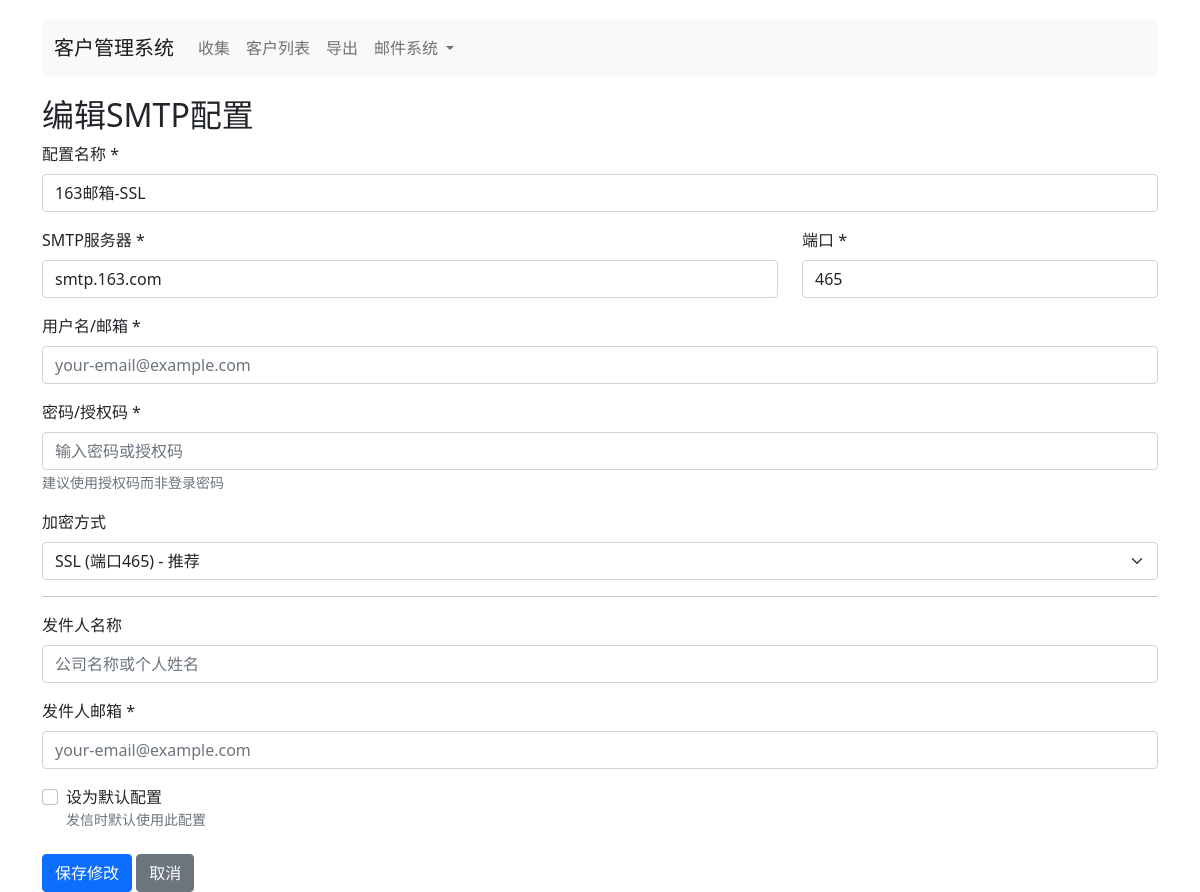
The app's page /smtp/7/edit with its own data.
### tables this page shows
CREATE TABLE smtp_settings (
            id INTEGER PRIMARY KEY AUTOINCREMENT,
            name TEXT NOT NULL,
            smtp_host TEXT NOT NULL,
            smtp_port INTEGER DEFAULT 587,
            smtp_user TEXT NOT NULL,
            smtp_password TEXT NOT NULL,
            use_tls INTEGER DEFAULT 1,
            sender_name TEXT,
            sender_email TEXT NOT NULL,
            is_default INTEGER DEFAULT 0,
            created_at TIMESTAMP DEFAULT CURRENT_TIMESTAMP
        );

### app/routes/smtp.py (the view, shortened to what this page needs)
@bp.route('/<int:id>/edit', methods=('GET', 'POST'))
def edit(id):
    conn = get_db_connection()
    config = conn.execute('SELECT * FROM smtp_settings WHERE id = ?', (id,)).fetchone()
    if not config:
        conn.close()
        flash('配置不存在', 'error')
        return redirect(url_for('smtp.index'))
    conn.close()
    return render_template('smtp/form.html', config=config)

### app/__init__.py (called while the page is built)
def get_db_connection():
    db_path = Config.DATABASE_PATH
    os.makedirs(os.path.dirname(db_path), exist_ok=True)
    conn = sqlite3.connect(db_path)
    conn.row_factory = sqlite3.Row
    return conn

### app/templates/smtp/form.html (shortened to what this page needs)
{% extends "base.html" %}
{% block content %}
<h2>{{ '编辑' if config else '添加' }}SMTP配置</h2>
<form method="post">
    <div class="mb-3">
        <label for="name" class="form-label">配置名称 *</label>
        <input type="text" class="form-control" id="name" name="name" value="{{ config.name if config else '' }}" required maxlength="50" placeholder="例如：公司邮箱">
    </div>
    <div class="row mb-3">
        <div class="col-md-8">
            <label for="smtp_host" class="form-label">SMTP服务器 *</label>
            <input type="text" class="form-control" id="smtp_host" name="smtp_host" value="{{ config.smtp_host if config else '' }}" required placeholder="smtp.example.com">
        </div>
        <div class="col-md-4">
            <label for="smtp_port" class="form-label">端口 *</label>
            <input type="number" class="form-control" id="smtp_port" name="smtp_port" value="{{ config.smtp_port if config else 587 }}" required min="1" max="65535">
        </div>
    </div>
    <div class="mb-3">
        <label for="smtp_user" class="form-label">用户名/邮箱 *</label>
        <input type="email" class="form-control" id="smtp_user" name="smtp_user" value="{{ config.smtp_user if config else '' }}" required placeholder="your-email@example.com">
    </div>
    <div class="mb-3">
        <label for="smtp_password" class="form-label">密码/授权码 *</label>
        <input type="password" class="form-control" id="smtp_password" name="smtp_password" value="{{ config.smtp_password if config else '' }}" required placeholder="输入密码或授权码">
        <small class="text-muted">建议使用授权码而非登录密码</small>
    </div>
    <div class="mb-3">
        <label for="ssl_mode" class="form-label">加密方式</label>
        <select class="form-select" id="ssl_mode" name="ssl_mode" onchange="updatePort()">
            <option value="ssl" {% if config and config.use_tls == 2 %}selected{% endif %}>SSL (端口465) - 推荐</option>
        </select>
    </div>
    <hr>
    <div class="mb-3">
        <label for="sender_name" class="form-label">发件人名称</label>
        <input type="text" class="form-control" id="sender_name" name="sender_name" value="{{ config.sender_name if config else '' }}" placeholder="公司名称或个人姓名">
    </div>
    <div class="mb-3">
        <label for="sender_email" class="form-label">发件人邮箱 *</label>
        <input type="email" class="form-control" id="sender_email" name="sender_email" value="{{ config.sender_email if config else '' }}" required placeholder="your-email@example.com">
    </div>
    <div class="mb-3 form-check">
        <input type="checkbox" class="form-check-input" id="is_default" name="is_default" {% if config and config.is_default %}checked{% endif %}>
        <label class="form-check-label" for="is_default">设为默认配置</label>
        <small class="text-muted d-block">发信时默认使用此配置</small>
    </div>
    <div class="mt-4">
        <button type="submit" class="btn btn-primary">{{ '保存修改' if config else '添加配置' }}</button>
        <a href="{{ url_for('smtp.index') }}" class="btn btn-secondary">取消</a>
    </div>
</form>
{% endblock %}

### app/templates/base.html (style rules this page uses)
body { padding-top: 20px; }

### records on screen
smtp_settings: name "163邮箱-SSL", smtp_host "smtp.163.com", smtp_port "465", ssl_mode "SSL (端口465) - 推荐"

### other values on screen
{{ '编辑' if config else '添加' }} "编辑"
{{ '保存修改' if config else '添加配置' }} "保存修改"
